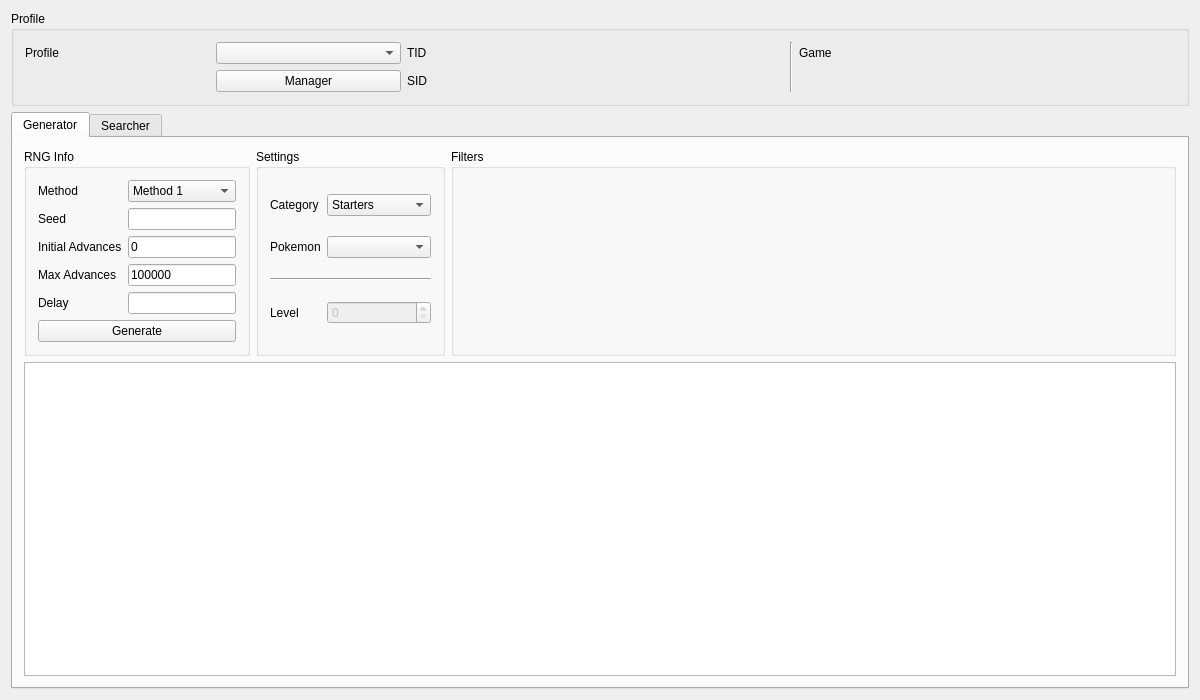
<?xml version="1.0" encoding="UTF-8"?>
<ui version="4.0">
 <class>Static3</class>
 <widget class="QWidget" name="Static3">
  <property name="geometry">
   <rect>
    <x>0</x>
    <y>0</y>
    <width>1200</width>
    <height>700</height>
   </rect>
  </property>
  <property name="windowTitle">
   <string>Gen 3 Static</string>
  </property>
  <property name="windowIcon">
   <iconset>
    <normaloff>:/pokefinder.ico</normaloff>:/pokefinder.ico</iconset>
  </property>
  <layout class="QGridLayout" name="gridLayout_7">
   <item row="0" column="0">
    <widget class="QGroupBox" name="groupBoxProfile">
     <property name="title">
      <string>Profile</string>
     </property>
     <layout class="QGridLayout" name="gridLayout_4">
      <item row="0" column="0">
       <widget class="QLabel" name="labelProfile">
        <property name="text">
         <string>Profile</string>
        </property>
       </widget>
      </item>
      <item row="0" column="1">
       <widget class="QComboBox" name="comboBoxProfiles"/>
      </item>
      <item row="1" column="1">
       <widget class="QPushButton" name="pushButtonProfileManager">
        <property name="text">
         <string>Manager</string>
        </property>
       </widget>
      </item>
      <item row="0" column="2">
       <widget class="QLabel" name="labelProfileTID">
        <property name="text">
         <string>TID</string>
        </property>
       </widget>
      </item>
      <item row="0" column="3">
       <widget class="QLabel" name="labelProfileTIDValue"/>
      </item>
      <item row="1" column="2">
       <widget class="QLabel" name="labelProfileSID">
        <property name="text">
         <string>SID</string>
        </property>
       </widget>
      </item>
      <item row="1" column="3">
       <widget class="QLabel" name="labelProfileSIDValue"/>
      </item>
      <item row="0" column="4" rowspan="2">
       <widget class="Line" name="line">
        <property name="orientation">
         <enum>Qt::Vertical</enum>
        </property>
       </widget>
      </item>
      <item row="0" column="5">
       <widget class="QLabel" name="labelProfileGame">
        <property name="text">
         <string>Game</string>
        </property>
       </widget>
      </item>
      <item row="0" column="6">
       <widget class="QLabel" name="labelProfileGameValue"/>
      </item>
     </layout>
    </widget>
   </item>
   <item row="1" column="0">
    <widget class="QTabWidget" name="tabRNGSelector">
     <widget class="QWidget" name="tabStatic">
      <attribute name="title">
       <string>Generator</string>
      </attribute>
      <layout class="QGridLayout" name="gridLayout_5">
       <item row="0" column="0">
        <widget class="QGroupBox" name="groupBoxGeneratorRNGInfo">
         <property name="title">
          <string>RNG Info</string>
         </property>
         <layout class="QGridLayout" name="gridLayout_6">
          <item row="0" column="0">
           <widget class="QLabel" name="labelGeneratorMethod">
            <property name="text">
             <string>Method</string>
            </property>
           </widget>
          </item>
          <item row="0" column="1">
           <widget class="ComboBox" name="comboBoxGeneratorMethod">
            <item>
             <property name="text">
              <string>Method 1</string>
             </property>
            </item>
            <item>
             <property name="text">
              <string>Method 4</string>
             </property>
            </item>
           </widget>
          </item>
          <item row="1" column="0">
           <widget class="QLabel" name="labelGeneratorSeed">
            <property name="text">
             <string>Seed</string>
            </property>
           </widget>
          </item>
          <item row="1" column="1">
           <widget class="TextBox" name="textBoxGeneratorSeed"/>
          </item>
          <item row="2" column="0">
           <widget class="QLabel" name="labelGeneratorInitialAdvances">
            <property name="text">
             <string>Initial Advances</string>
            </property>
           </widget>
          </item>
          <item row="2" column="1">
           <widget class="TextBox" name="textBoxGeneratorInitialAdvances">
            <property name="text">
             <string notr="true">0</string>
            </property>
           </widget>
          </item>
          <item row="3" column="0">
           <widget class="QLabel" name="labelGeneratorMaxAdvances">
            <property name="text">
             <string>Max Advances</string>
            </property>
           </widget>
          </item>
          <item row="3" column="1">
           <widget class="TextBox" name="textBoxGeneratorMaxAdvances">
            <property name="text">
             <string notr="true">100000</string>
            </property>
           </widget>
          </item>
          <item row="4" column="0">
           <widget class="QLabel" name="labelGeneratorDelay">
            <property name="text">
             <string>Delay</string>
            </property>
           </widget>
          </item>
          <item row="4" column="1">
           <widget class="TextBox" name="textBoxGeneratorDelay"/>
          </item>
          <item row="5" column="0" colspan="2">
           <widget class="QPushButton" name="pushButtonGenerate">
            <property name="text">
             <string>Generate</string>
            </property>
           </widget>
          </item>
         </layout>
        </widget>
       </item>
       <item row="0" column="1">
        <widget class="QGroupBox" name="groupBoxGeneratorSettings">
         <property name="title">
          <string>Settings</string>
         </property>
         <layout class="QGridLayout" name="gridLayout_8">
          <item row="0" column="0">
           <widget class="QLabel" name="labelGeneratorCategory">
            <property name="text">
             <string>Category</string>
            </property>
           </widget>
          </item>
          <item row="0" column="1">
           <widget class="ComboBox" name="comboBoxGeneratorCategory">
            <item>
             <property name="text">
              <string>Starters</string>
             </property>
            </item>
            <item>
             <property name="text">
              <string>Fossils</string>
             </property>
            </item>
            <item>
             <property name="text">
              <string>Gifts</string>
             </property>
            </item>
            <item>
             <property name="text">
              <string>Game Corner</string>
             </property>
            </item>
            <item>
             <property name="text">
              <string>Stationary</string>
             </property>
            </item>
            <item>
             <property name="text">
              <string>Legends</string>
             </property>
            </item>
            <item>
             <property name="text">
              <string>Events</string>
             </property>
            </item>
           </widget>
          </item>
          <item row="1" column="0">
           <widget class="QLabel" name="labelGeneratorPokemon">
            <property name="text">
             <string>Pokemon</string>
            </property>
           </widget>
          </item>
          <item row="1" column="1">
           <widget class="ComboBox" name="comboBoxGeneratorPokemon"/>
          </item>
          <item row="2" column="0" colspan="2">
           <widget class="Line" name="line_2">
            <property name="orientation">
             <enum>Qt::Horizontal</enum>
            </property>
           </widget>
          </item>
          <item row="3" column="0">
           <widget class="QLabel" name="labelGeneratorLevel">
            <property name="text">
             <string>Level</string>
            </property>
           </widget>
          </item>
          <item row="3" column="1">
           <widget class="QSpinBox" name="spinBoxGeneratorLevel">
            <property name="enabled">
             <bool>false</bool>
            </property>
           </widget>
          </item>
         </layout>
        </widget>
       </item>
       <item row="0" column="2">
        <widget class="QGroupBox" name="groupBoxGeneratorFilters">
         <property name="sizePolicy">
          <sizepolicy hsizetype="Preferred" vsizetype="Preferred">
           <horstretch>1</horstretch>
           <verstretch>0</verstretch>
          </sizepolicy>
         </property>
         <property name="title">
          <string>Filters</string>
         </property>
         <layout class="QGridLayout" name="gridLayout">
          <item row="0" column="0" rowspan="2">
           <widget class="Filter" name="filterGenerator" native="true"/>
          </item>
         </layout>
        </widget>
       </item>
       <item row="1" column="0" colspan="3">
        <widget class="TableView" name="tableViewGenerator"/>
       </item>
      </layout>
     </widget>
     <widget class="QWidget" name="tabSpreadSearcher">
      <attribute name="title">
       <string>Searcher</string>
      </attribute>
      <layout class="QGridLayout" name="gridLayout_9">
       <item row="0" column="0">
        <widget class="QGroupBox" name="groupBoxSearcherRNGInfo">
         <property name="title">
          <string>RNG Info</string>
         </property>
         <layout class="QGridLayout" name="gridLayout_2">
          <item row="0" column="0">
           <widget class="QLabel" name="labelSearcherMethod">
            <property name="text">
             <string>Method</string>
            </property>
           </widget>
          </item>
          <item row="0" column="1">
           <widget class="ComboBox" name="comboBoxSearcherMethod">
            <item>
             <property name="text">
              <string>Method 1</string>
             </property>
            </item>
            <item>
             <property name="text">
              <string>Method 4</string>
             </property>
            </item>
           </widget>
          </item>
          <item row="1" column="0" colspan="2">
           <layout class="QHBoxLayout" name="horizontalLayout">
            <item>
             <widget class="QPushButton" name="pushButtonSearch">
              <property name="text">
               <string>Search</string>
              </property>
             </widget>
            </item>
            <item>
             <widget class="QPushButton" name="pushButtonCancel">
              <property name="enabled">
               <bool>false</bool>
              </property>
              <property name="text">
               <string>Cancel</string>
              </property>
             </widget>
            </item>
           </layout>
          </item>
         </layout>
        </widget>
       </item>
       <item row="0" column="1">
        <widget class="QGroupBox" name="groupBoxSearcherSettings">
         <property name="title">
          <string>Settings</string>
         </property>
         <layout class="QGridLayout" name="gridLayout_10">
          <item row="0" column="0">
           <widget class="QLabel" name="labelSearcherCategory">
            <property name="text">
             <string>Category</string>
            </property>
           </widget>
          </item>
          <item row="0" column="1" colspan="2">
           <widget class="ComboBox" name="comboBoxSearcherCategory">
            <item>
             <property name="text">
              <string>Starters</string>
             </property>
            </item>
            <item>
             <property name="text">
              <string>Fossils</string>
             </property>
            </item>
            <item>
             <property name="text">
              <string>Gifts</string>
             </property>
            </item>
            <item>
             <property name="text">
              <string>Game Corner</string>
             </property>
            </item>
            <item>
             <property name="text">
              <string>Stationary</string>
             </property>
            </item>
            <item>
             <property name="text">
              <string>Legends</string>
             </property>
            </item>
            <item>
             <property name="text">
              <string>Events</string>
             </property>
            </item>
           </widget>
          </item>
          <item row="1" column="0">
           <widget class="QLabel" name="labelSearcherPokemon">
            <property name="text">
             <string>Pokemon</string>
            </property>
           </widget>
          </item>
          <item row="1" column="1" colspan="2">
           <widget class="ComboBox" name="comboBoxSearcherPokemon"/>
          </item>
          <item row="2" column="0" colspan="3">
           <widget class="Line" name="line_3">
            <property name="orientation">
             <enum>Qt::Horizontal</enum>
            </property>
           </widget>
          </item>
          <item row="3" column="0">
           <widget class="QLabel" name="labelSearcherLevel">
            <property name="text">
             <string>Level</string>
            </property>
           </widget>
          </item>
          <item row="3" column="1" colspan="2">
           <widget class="QSpinBox" name="spinBoxSearcherLevel">
            <property name="enabled">
             <bool>false</bool>
            </property>
           </widget>
          </item>
         </layout>
        </widget>
       </item>
       <item row="0" column="2">
        <widget class="QGroupBox" name="groupBoxSearcherFilters">
         <property name="sizePolicy">
          <sizepolicy hsizetype="Preferred" vsizetype="Preferred">
           <horstretch>1</horstretch>
           <verstretch>0</verstretch>
          </sizepolicy>
         </property>
         <property name="title">
          <string>Filters</string>
         </property>
         <layout class="QGridLayout" name="gridLayout_3">
          <item row="0" column="0" rowspan="2">
           <widget class="Filter" name="filterSearcher" native="true"/>
          </item>
         </layout>
        </widget>
       </item>
       <item row="1" column="0" colspan="3">
        <widget class="QProgressBar" name="progressBar"/>
       </item>
       <item row="2" column="0" colspan="3">
        <widget class="TableView" name="tableViewSearcher">
         <property name="sortingEnabled">
          <bool>true</bool>
         </property>
        </widget>
       </item>
      </layout>
     </widget>
    </widget>
   </item>
  </layout>
 </widget>
 <layoutdefault spacing="6" margin="11"/>
 <customwidgets>
  <customwidget>
   <class>TextBox</class>
   <extends>QLineEdit</extends>
   <header>Form/Controls/TextBox.hpp</header>
  </customwidget>
  <customwidget>
   <class>TableView</class>
   <extends>QTableView</extends>
   <header>Form/Controls/TableView.hpp</header>
  </customwidget>
  <customwidget>
   <class>Filter</class>
   <extends>QWidget</extends>
   <header>Form/Controls/Filter.hpp</header>
   <container>1</container>
  </customwidget>
  <customwidget>
   <class>ComboBox</class>
   <extends>QComboBox</extends>
   <header>Form/Controls/ComboBox.hpp</header>
  </customwidget>
 </customwidgets>
 <tabstops>
  <tabstop>comboBoxProfiles</tabstop>
  <tabstop>pushButtonProfileManager</tabstop>
  <tabstop>tabRNGSelector</tabstop>
  <tabstop>comboBoxGeneratorMethod</tabstop>
  <tabstop>textBoxGeneratorSeed</tabstop>
  <tabstop>textBoxGeneratorInitialAdvances</tabstop>
  <tabstop>textBoxGeneratorMaxAdvances</tabstop>
  <tabstop>textBoxGeneratorDelay</tabstop>
  <tabstop>pushButtonGenerate</tabstop>
  <tabstop>comboBoxGeneratorCategory</tabstop>
  <tabstop>comboBoxGeneratorPokemon</tabstop>
  <tabstop>spinBoxGeneratorLevel</tabstop>
  <tabstop>tableViewGenerator</tabstop>
  <tabstop>comboBoxSearcherMethod</tabstop>
  <tabstop>pushButtonSearch</tabstop>
  <tabstop>pushButtonCancel</tabstop>
  <tabstop>comboBoxSearcherCategory</tabstop>
  <tabstop>comboBoxSearcherPokemon</tabstop>
  <tabstop>spinBoxSearcherLevel</tabstop>
  <tabstop>tableViewSearcher</tabstop>
 </tabstops>
 <resources/>
 <connections/>
</ui>
